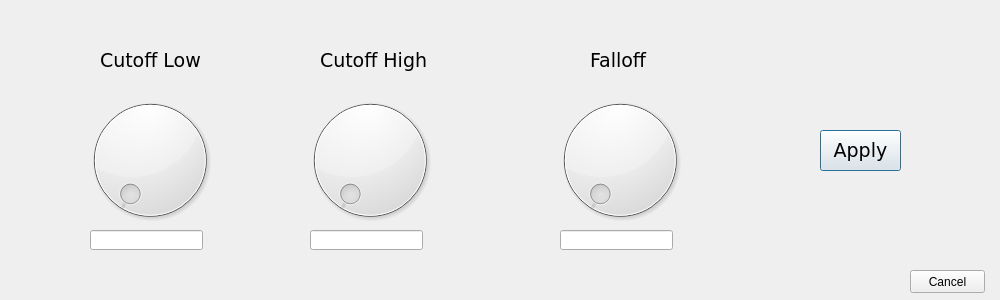
<?xml version="1.0" encoding="UTF-8"?>
<ui version="4.0">
 <class>BPBRDialog</class>
 <widget class="QDialog" name="BPBRDialog">
  <property name="geometry">
   <rect>
    <x>0</x>
    <y>0</y>
    <width>1000</width>
    <height>300</height>
   </rect>
  </property>
  <property name="windowTitle">
   <string>Dialog</string>
  </property>
  <widget class="QLabel" name="label">
   <property name="geometry">
    <rect>
     <x>100</x>
     <y>50</y>
     <width>111</width>
     <height>21</height>
    </rect>
   </property>
   <property name="font">
    <font>
     <family>Verdana</family>
     <pointsize>14</pointsize>
    </font>
   </property>
   <property name="text">
    <string>Cutoff Low</string>
   </property>
  </widget>
  <widget class="QDial" name="dial">
   <property name="geometry">
    <rect>
     <x>80</x>
     <y>90</y>
     <width>140</width>
     <height>140</height>
    </rect>
   </property>
   <property name="maximum">
    <number>10000</number>
   </property>
   <property name="notchesVisible">
    <bool>false</bool>
   </property>
  </widget>
  <widget class="QLabel" name="label_2">
   <property name="geometry">
    <rect>
     <x>320</x>
     <y>50</y>
     <width>111</width>
     <height>21</height>
    </rect>
   </property>
   <property name="font">
    <font>
     <family>Verdana</family>
     <pointsize>14</pointsize>
    </font>
   </property>
   <property name="text">
    <string>Cutoff High</string>
   </property>
  </widget>
  <widget class="QDial" name="dial_2">
   <property name="geometry">
    <rect>
     <x>300</x>
     <y>90</y>
     <width>140</width>
     <height>140</height>
    </rect>
   </property>
   <property name="maximum">
    <number>10000</number>
   </property>
   <property name="notchesVisible">
    <bool>false</bool>
   </property>
  </widget>
  <widget class="QLabel" name="label_3">
   <property name="geometry">
    <rect>
     <x>590</x>
     <y>50</y>
     <width>61</width>
     <height>21</height>
    </rect>
   </property>
   <property name="font">
    <font>
     <family>Verdana</family>
     <pointsize>14</pointsize>
    </font>
   </property>
   <property name="text">
    <string>Falloff</string>
   </property>
  </widget>
  <widget class="QDial" name="dial_3">
   <property name="geometry">
    <rect>
     <x>550</x>
     <y>90</y>
     <width>140</width>
     <height>140</height>
    </rect>
   </property>
   <property name="maximum">
    <number>1000</number>
   </property>
   <property name="notchesVisible">
    <bool>false</bool>
   </property>
  </widget>
  <widget class="QPushButton" name="pushButton">
   <property name="geometry">
    <rect>
     <x>820</x>
     <y>130</y>
     <width>81</width>
     <height>41</height>
    </rect>
   </property>
   <property name="font">
    <font>
     <family>Verdana</family>
     <pointsize>14</pointsize>
    </font>
   </property>
   <property name="text">
    <string>Apply</string>
   </property>
  </widget>
  <widget class="QPushButton" name="pushButton_2">
   <property name="geometry">
    <rect>
     <x>910</x>
     <y>270</y>
     <width>75</width>
     <height>23</height>
    </rect>
   </property>
   <property name="text">
    <string>Cancel</string>
   </property>
  </widget>
  <widget class="QLineEdit" name="lineEdit">
   <property name="geometry">
    <rect>
     <x>90</x>
     <y>230</y>
     <width>113</width>
     <height>20</height>
    </rect>
   </property>
  </widget>
  <widget class="QLineEdit" name="lineEdit_2">
   <property name="geometry">
    <rect>
     <x>310</x>
     <y>230</y>
     <width>113</width>
     <height>20</height>
    </rect>
   </property>
  </widget>
  <widget class="QLineEdit" name="lineEdit_3">
   <property name="geometry">
    <rect>
     <x>560</x>
     <y>230</y>
     <width>113</width>
     <height>20</height>
    </rect>
   </property>
  </widget>
 </widget>
 <resources/>
 <connections/>
</ui>
